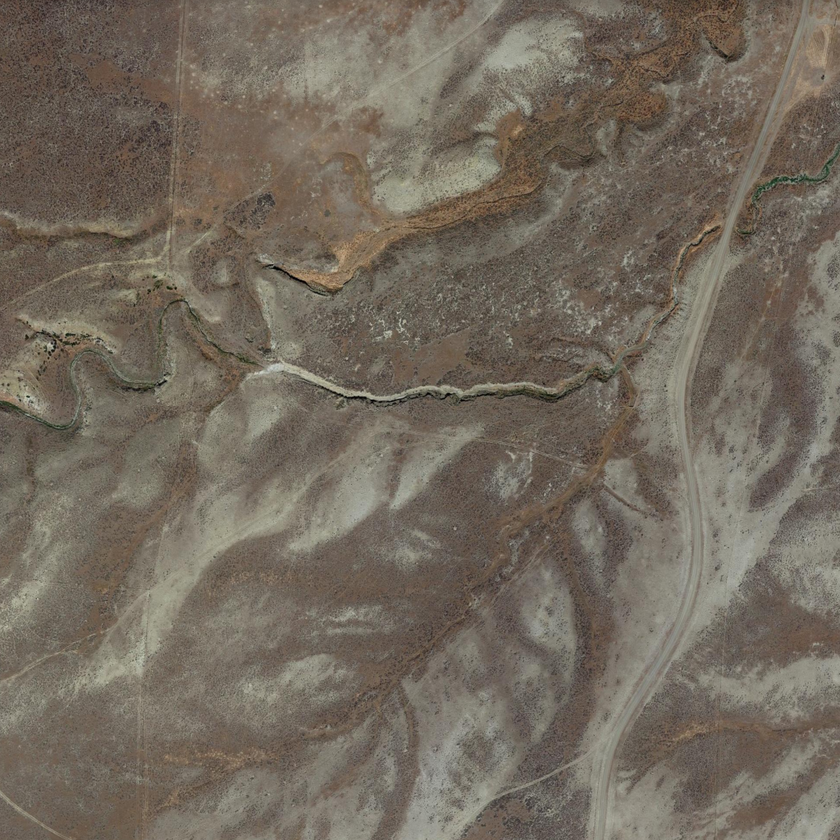
#> input picture k-means/example.png, 840 x 840 px, shrunk from 1024 x 1024 before the run
$ python k-means_classification.py
#> lines starting #> are read from the running program, lines starting #| are printed output that depends on the picture
from sklearn.cluster import KMeans
from sklearn.cluster import MiniBatchKMeans
from datetime import datetime
import matplotlib.pyplot as plt
import numpy as np
import cv2, os

def inputNumber(message):
	while True:
		try:
			userInput = int(input(message))
		except ValueError:
			print("Not an integer! Please type an int.")
			continue
		else:
			return userInput
			break


while True:
	img_name = input('Name (leave it empty to exit): ')
#> the answer given: example.png
	if not img_name:
		raise SystemExit
	elif not os.path.isfile(img_name):
		print('File name doesn\'t exist or has no extention, please try again.\n')
	else:
		k = inputNumber('How many masks: ')
#> the loop in inputNumber, `while True:` made 1 pass; the answer given on pass 1: 3
		b = inputNumber('Blur strength: ')
		print('\nWorking...')

		# create folder
		dateTimeObj = datetime.now()
		timestampStr = dateTimeObj.strftime('%y%m%d%H%M%S')
		path = timestampStr
		os.makedirs(path)

		# read
		img = cv2.imread(img_name)
#> img is the input picture: shape (840, 840, 3); mean B, G, R 93.8, 105.9, 114.9
		image_2d = img.reshape((img.shape[0] * img.shape[1], 3))

		# supplying the number of clusters we wish to generate
		# kmeans_cluster = KMeans(n_clusters=k) # this is slower but more accurate
		kmeans_cluster = MiniBatchKMeans(n_clusters=k)
		kmeans_cluster.fit(image_2d) # clusters our list of pixels

		cluster_centers = kmeans_cluster.cluster_centers_ # dominant colors array
		cluster_labels = kmeans_cluster.labels_

		result = cluster_centers[cluster_labels]
		result = np.reshape(result, (img.shape))
		cv2.imwrite(f'{path}/colormap.png', result)

		# create masks and classification map
		indexed = img.copy()
		for i in range(k):
			sample = cluster_centers[i]

			mask = cv2.inRange(result, sample, sample)

			if b != 0:
				if not b % 2 != 0:
					b += 1
				mask = cv2.GaussianBlur(mask, (b, b), 0)

			cv2.imwrite(f'{path}/mask{i}.png', mask)

			indexed[mask>0] = (i, i, i)
#> this loop made 3 passes
#> pass 1, `cv2.imwrite(f'{path}/mask{i}.png', mask)`:
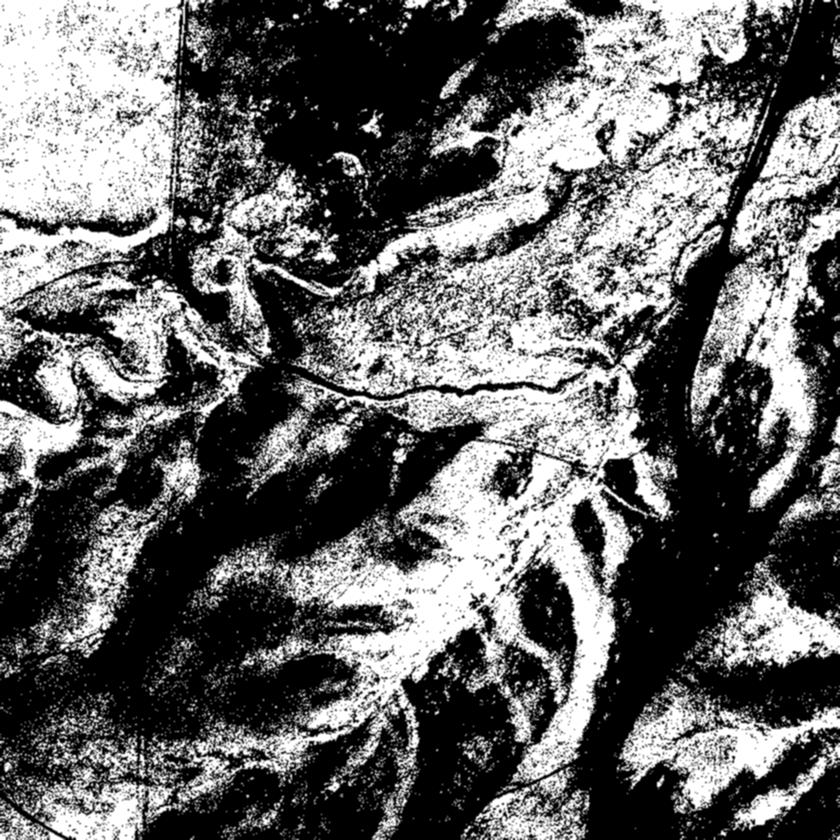
#> saved as mask0.png: shape (840, 840); min 0, max 255, mean 102.3
#> pass 2, `cv2.imwrite(f'{path}/mask{i}.png', mask)`:
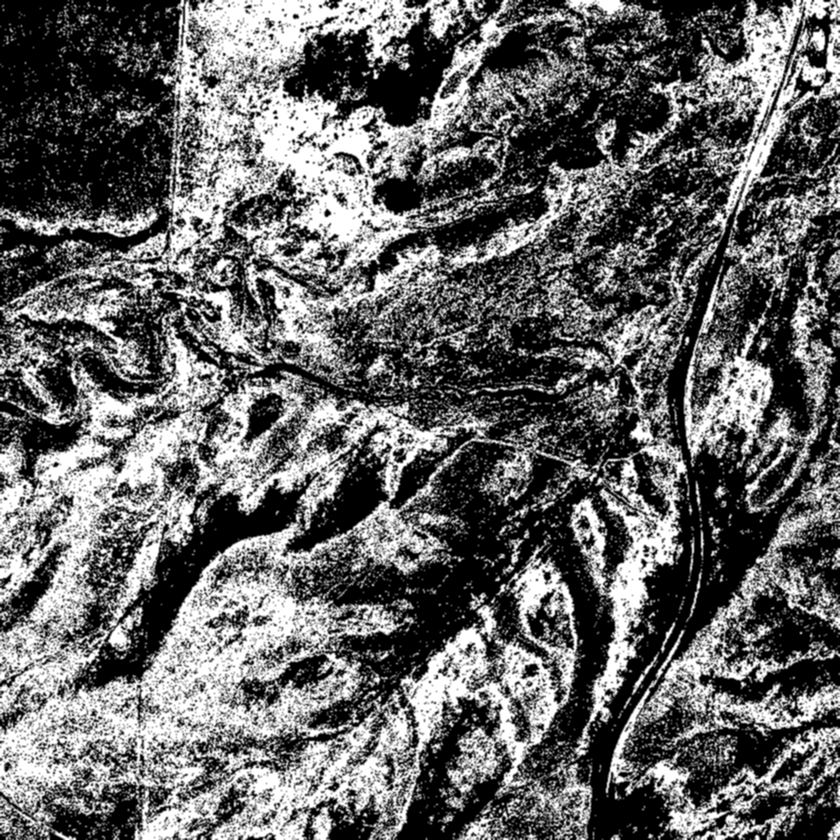
#> saved as mask1.png: shape (840, 840); min 0, max 255, mean 101.3
#> after the loop:
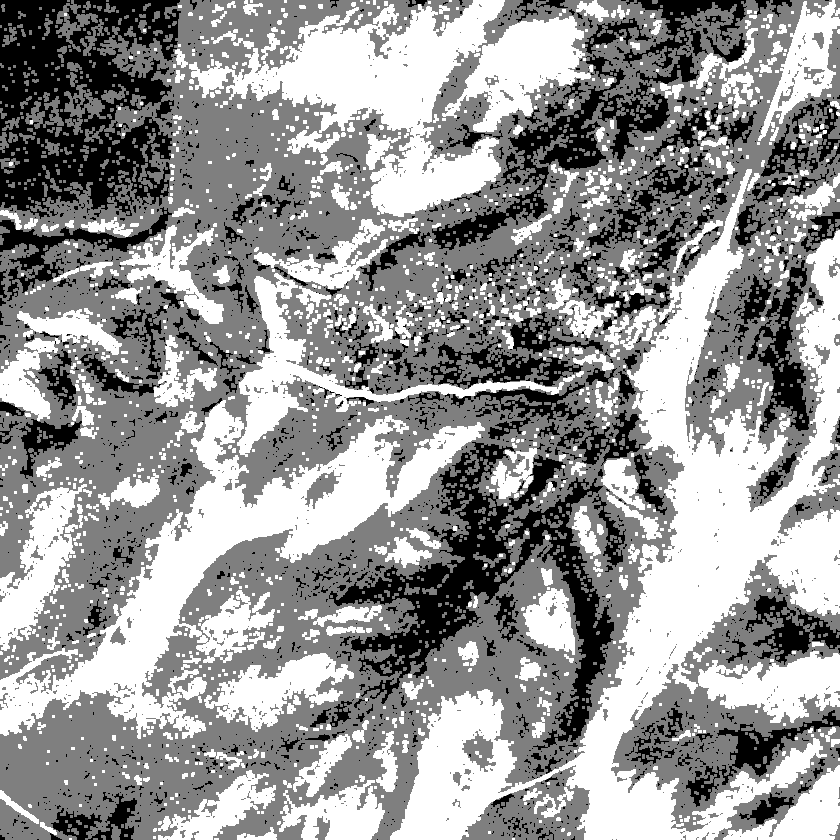
#> indexed: shape (840, 840, 3); min 0, max 2, mean 1.18; drawn with min black and max white
#> after the loop, b = 3
#> (the run stopped early here; a loop or call above may not have finished)
